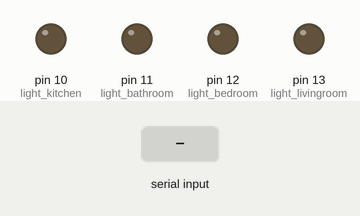
This sketch was run on a simulated Arduino Uno, built with avr-gcc and run on an emulated ATmega328P. Parts: output pins drawn as LEDs (lit = HIGH). The test bench sets the inputs (shaded band). What the sketch prints to the serial monitor is not drawn.

Above: at 1.4 s.
1.5 s: "1" received over Serial
At 2.6 s:
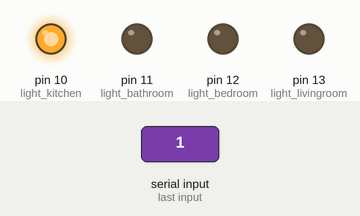
3.0 s: "2" received over Serial
At 3.7 s:
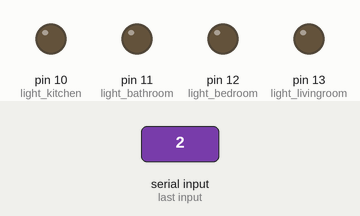
Timing chart, 0 to 6.0 s (numbered marks = the images above; inputs shaded):
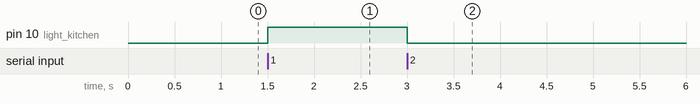

The sketch:

Smarthome.ino.ino
```cpp
const int light_kitchen = 10;
const int light_bathroom = 11;
const int light_bedroom = 12;
const int light_livingroom = 13;
char opt;
void setup() {

  //

  pinMode(light_kitchen,OUTPUT);
  pinMode(light_bathroom,OUTPUT);
  pinMode(light_bedroom,OUTPUT);
  pinMode(light_livingroom,OUTPUT);

  //Permite decirle a lo que este conectado al pin apagar o encender

  digitalWrite(light_kitchen,LOW);
  digitalWrite(light_bathroom,LOW);
  digitalWrite(light_bedroom,LOW);
  digitalWrite(light_livingroom,LOW);

  //Serail.begin es para poder comunicarnos con la placa de arduino y Serail.print es para mostrar el mensaje en pantalla

  Serial.begin(9600); //Baud
  Serial.println("¡Welcome to my SmartHome!");
  mainMenu();

}

//empaquetar codigo para

void mainMenu() {

  Serial.println(":::MAIN MENU:::");
  Serial.println("[1]. Turn on light kitchen");
  Serial.println("[2]. Turn off light kitchen");
  Serial.println("[3]. Turn on light bathroom");
  Serial.println("[4]. Turn off light bathroom");
  Serial.println("[5]. Turn on light bedroom");
  Serial.println("[6]. Turn off light bedroom");
  Serial.println("[7]. Turn on light livingroom");
  Serial.println("[8]. Turn off light livingroom");
  Serial.println("[9]. Turn on all");
  Serial.println("[10]. Turn off all");


}


void loop() {


  if(Serial.available()>0){

     opt=Serial.read();
     if(opt=='1'){
      digitalWrite(light_kitchen,HIGH);
     }
     if(opt=='2'){
      digitalWrite(light_kitchen,LOW);
     }
  }

}
```

Measured:
- after the input at 1.5 s, pin 10 (light_kitchen): LOW → HIGH at once
- after the input at 3.0 s, pin 10 (light_kitchen): HIGH → LOW at once
